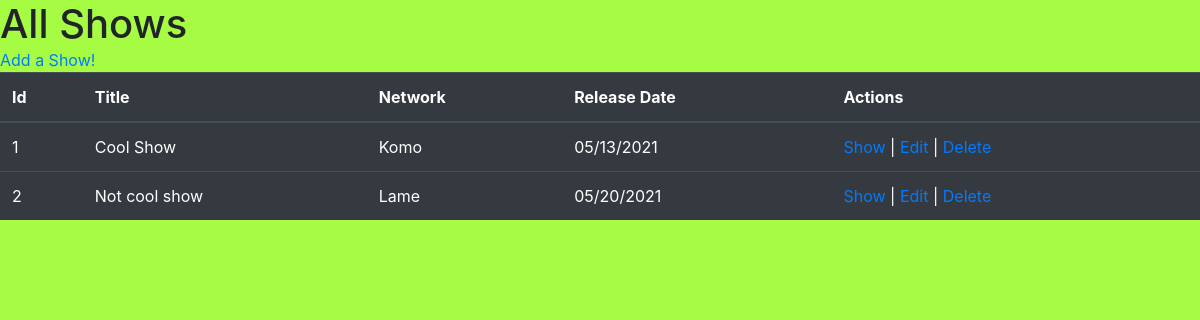
Before: / with the older database file.
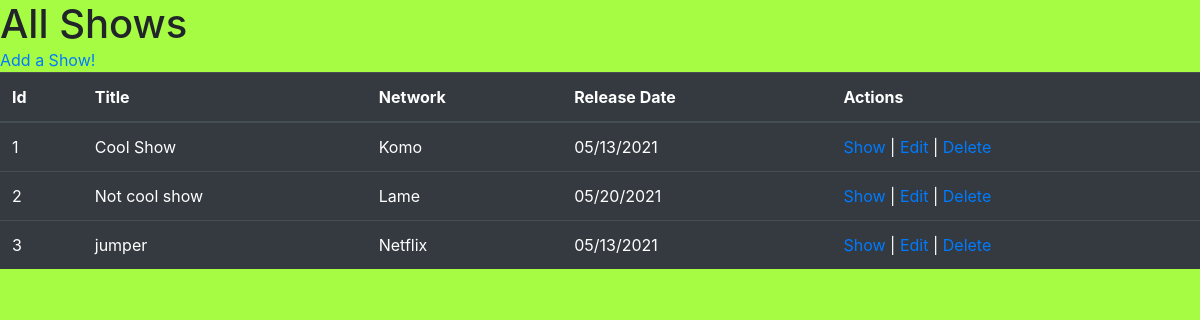
After: the same page with the newer database file.
### add_show/models.py (models this page shows, shortened)
class Show(models.Model):
    title = models.CharField(max_length=255)
    network = models.CharField(max_length=45)
    release_date = models.DateField()
    description = models.CharField(max_length=255)
    created_at = models.DateTimeField(auto_now_add=True)
    updated_at = models.DateTimeField(auto_now=True)
    objects = ShowManager()

### add_show/views.py (the view)
# urls.py: path('', views.index),
def index(request):
    context = {
        'shows': Show.objects.all()
    }
    return render(request, 'shows.html', context)

### add_show/templates/shows.html (shortened to what this page needs)
<!DOCTYPE html>
<html lang="en">
    <head>
        <link
            href="https://stackpath.bootstrapcdn.com/bootstrap/4.5.0/css/bootstrap.min.css"
            rel="stylesheet"
        />
        {% load static %}
        <link rel="stylesheet" href="{% static 'css/style.css'%}" />
    </head>
    <body>
        <h1>All Shows</h1>
        <table class="table table-dark">
            <thead>
                <tr>
                    <th>Id</th>
                    <th>Title</th>
                    <th>Network</th>
                    <th>Release Date</th>
                    <th>Actions</th>
                </tr>
            </thead>
            <tbody>
                {% for show in shows %}
                <tr>
                    <td>{{ show.id }}</td>
                    <td>{{ show.title }}</td>
                    <td>{{ show.network }}</td>
                    <td>{{ show.release_date|date:"SHORT_DATE_FORMAT" }}</td>
                    <td>
                        <a href="/shows/{{ show.id }}">Show</a> | <a href="/shows/{{ show.id }}/edit">Edit</a> |
                        <a href="/shows/{{ show.id }}/delete">Delete</a>
                    </td>
                </tr>
                {% endfor %}
            </tbody>
            <a href="/shows/new">Add a Show!</a>
        </table>
    </body>
</html>

### add_show/static/css/style.css (style rules this page uses)
* { margin: 0px; padding: 0px; }
body, div, dl, dt, dd, ul, ol, li, h1, h2, h3, h4, h5, h6, pre, form, fieldset, input, p, blockquote, table, th, td, embed, object { padding: 0; margin: 0; border: 0; }
html { margin: 0; min-height: 100%; }
body { background-color: rgb(166, 252, 67); }

Changed rows visible on the page:
added Show: id "3", title "jumper", network "Netflix", release_date "05/13/2021"
